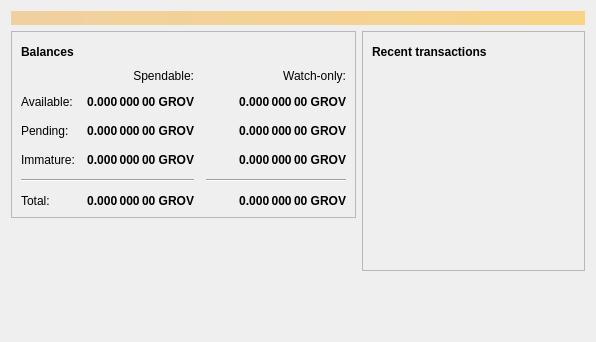
<?xml version="1.0" encoding="UTF-8"?>
<ui version="4.0">
 <class>OverviewPage</class>
 <widget class="QWidget" name="OverviewPage">
  <property name="geometry">
   <rect>
    <x>0</x>
    <y>0</y>
    <width>596</width>
    <height>342</height>
   </rect>
  </property>
  <property name="windowTitle">
   <string>Form</string>
  </property>
  <layout class="QVBoxLayout" name="topLayout">
   <item>
    <widget class="QLabel" name="labelAlerts">
     <property name="visible">
      <bool>false</bool>
     </property>
     <property name="styleSheet">
      <string notr="true">QLabel { background-color: qlineargradient(x1: 0, y1: 0, x2: 1, y2: 0, stop:0 #F0D0A0, stop:1 #F8D488); color:#000000; }</string>
     </property>
     <property name="wordWrap">
      <bool>true</bool>
     </property>
     <property name="margin">
      <number>3</number>
     </property>
     <property name="textInteractionFlags">
      <set>Qt::TextSelectableByMouse</set>
     </property>
    </widget>
   </item>
   <item>
    <layout class="QHBoxLayout" name="horizontalLayout" stretch="1,1">
     <item>
      <layout class="QVBoxLayout" name="verticalLayout_2">
       <item>
        <widget class="QFrame" name="frame">
         <property name="frameShape">
          <enum>QFrame::StyledPanel</enum>
         </property>
         <property name="frameShadow">
          <enum>QFrame::Raised</enum>
         </property>
         <layout class="QVBoxLayout" name="verticalLayout_4">
          <item>
           <layout class="QHBoxLayout" name="horizontalLayout_4">
            <item>
             <widget class="QLabel" name="label_5">
              <property name="font">
               <font>
                <weight>75</weight>
                <bold>true</bold>
               </font>
              </property>
              <property name="text">
               <string>Balances</string>
              </property>
             </widget>
            </item>
            <item>
             <widget class="QPushButton" name="labelWalletStatus">
              <property name="enabled">
               <bool>true</bool>
              </property>
              <property name="maximumSize">
               <size>
                <width>30</width>
                <height>16777215</height>
               </size>
              </property>
              <property name="toolTip">
               <string>The displayed information may be out of date. Your wallet automatically synchronizes with the grovcoin network after a connection is established, but this process has not completed yet.</string>
              </property>
              <property name="text">
               <string/>
              </property>
              <property name="icon">
               <iconset resource="../bitcoin.qrc">
                <normaloff>:/icons/warning</normaloff>
                <disabledoff>:/icons/warning</disabledoff>:/icons/warning</iconset>
              </property>
              <property name="iconSize">
               <size>
                <width>24</width>
                <height>24</height>
               </size>
              </property>
              <property name="flat">
               <bool>true</bool>
              </property>
             </widget>
            </item>
            <item>
             <spacer name="horizontalSpacer_3">
              <property name="orientation">
               <enum>Qt::Horizontal</enum>
              </property>
              <property name="sizeHint" stdset="0">
               <size>
                <width>40</width>
                <height>20</height>
               </size>
              </property>
             </spacer>
            </item>
           </layout>
          </item>
          <item>
           <layout class="QGridLayout" name="gridLayout">
            <property name="spacing">
             <number>12</number>
            </property>
            <item row="2" column="2">
             <widget class="QLabel" name="labelWatchPending">
              <property name="font">
               <font>
                <weight>75</weight>
                <bold>true</bold>
               </font>
              </property>
              <property name="cursor">
               <cursorShape>IBeamCursor</cursorShape>
              </property>
              <property name="toolTip">
               <string>Unconfirmed transactions to watch-only addresses</string>
              </property>
              <property name="text">
               <string notr="true">0.000 000 00 GROV</string>
              </property>
              <property name="alignment">
               <set>Qt::AlignRight|Qt::AlignTrailing|Qt::AlignVCenter</set>
              </property>
              <property name="textInteractionFlags">
               <set>Qt::LinksAccessibleByMouse|Qt::TextSelectableByKeyboard|Qt::TextSelectableByMouse</set>
              </property>
             </widget>
            </item>
            <item row="2" column="1">
             <widget class="QLabel" name="labelUnconfirmed">
              <property name="font">
               <font>
                <weight>75</weight>
                <bold>true</bold>
               </font>
              </property>
              <property name="cursor">
               <cursorShape>IBeamCursor</cursorShape>
              </property>
              <property name="toolTip">
               <string>Total of transactions that have yet to be confirmed, and do not yet count toward the spendable balance</string>
              </property>
              <property name="text">
               <string notr="true">0.000 000 00 GROV</string>
              </property>
              <property name="alignment">
               <set>Qt::AlignRight|Qt::AlignTrailing|Qt::AlignVCenter</set>
              </property>
              <property name="textInteractionFlags">
               <set>Qt::LinksAccessibleByMouse|Qt::TextSelectableByKeyboard|Qt::TextSelectableByMouse</set>
              </property>
             </widget>
            </item>
            <item row="3" column="2">
             <widget class="QLabel" name="labelWatchImmature">
              <property name="font">
               <font>
                <weight>75</weight>
                <bold>true</bold>
               </font>
              </property>
              <property name="cursor">
               <cursorShape>IBeamCursor</cursorShape>
              </property>
              <property name="toolTip">
               <string>Mined balance in watch-only addresses that has not yet matured</string>
              </property>
              <property name="text">
               <string notr="true">0.000 000 00 GROV</string>
              </property>
              <property name="alignment">
               <set>Qt::AlignRight|Qt::AlignTrailing|Qt::AlignVCenter</set>
              </property>
              <property name="textInteractionFlags">
               <set>Qt::LinksAccessibleByMouse|Qt::TextSelectableByKeyboard|Qt::TextSelectableByMouse</set>
              </property>
             </widget>
            </item>
            <item row="4" column="0" colspan="2">
             <widget class="Line" name="line">
              <property name="orientation">
               <enum>Qt::Horizontal</enum>
              </property>
             </widget>
            </item>
            <item row="4" column="2">
             <widget class="Line" name="lineWatchBalance">
              <property name="sizePolicy">
               <sizepolicy hsizetype="Preferred" vsizetype="Fixed">
                <horstretch>0</horstretch>
                <verstretch>0</verstretch>
               </sizepolicy>
              </property>
              <property name="minimumSize">
               <size>
                <width>140</width>
                <height>0</height>
               </size>
              </property>
              <property name="orientation">
               <enum>Qt::Horizontal</enum>
              </property>
             </widget>
            </item>
            <item row="5" column="0">
             <widget class="QLabel" name="labelTotalText">
              <property name="text">
               <string>Total:</string>
              </property>
             </widget>
            </item>
            <item row="3" column="1">
             <widget class="QLabel" name="labelImmature">
              <property name="font">
               <font>
                <weight>75</weight>
                <bold>true</bold>
               </font>
              </property>
              <property name="cursor">
               <cursorShape>IBeamCursor</cursorShape>
              </property>
              <property name="toolTip">
               <string>Mined balance that has not yet matured</string>
              </property>
              <property name="text">
               <string notr="true">0.000 000 00 GROV</string>
              </property>
              <property name="alignment">
               <set>Qt::AlignRight|Qt::AlignTrailing|Qt::AlignVCenter</set>
              </property>
              <property name="textInteractionFlags">
               <set>Qt::LinksAccessibleByMouse|Qt::TextSelectableByKeyboard|Qt::TextSelectableByMouse</set>
              </property>
             </widget>
            </item>
            <item row="2" column="3">
             <spacer name="horizontalSpacer_2">
              <property name="orientation">
               <enum>Qt::Horizontal</enum>
              </property>
              <property name="sizeHint" stdset="0">
               <size>
                <width>40</width>
                <height>20</height>
               </size>
              </property>
             </spacer>
            </item>
            <item row="3" column="0">
             <widget class="QLabel" name="labelImmatureText">
              <property name="text">
               <string>Immature:</string>
              </property>
             </widget>
            </item>
            <item row="5" column="1">
             <widget class="QLabel" name="labelTotal">
              <property name="font">
               <font>
                <weight>75</weight>
                <bold>true</bold>
               </font>
              </property>
              <property name="cursor">
               <cursorShape>IBeamCursor</cursorShape>
              </property>
              <property name="toolTip">
               <string>Your current total balance</string>
              </property>
              <property name="text">
               <string notr="true">0.000 000 00 GROV</string>
              </property>
              <property name="alignment">
               <set>Qt::AlignRight|Qt::AlignTrailing|Qt::AlignVCenter</set>
              </property>
              <property name="textInteractionFlags">
               <set>Qt::LinksAccessibleByMouse|Qt::TextSelectableByKeyboard|Qt::TextSelectableByMouse</set>
              </property>
             </widget>
            </item>
            <item row="5" column="2">
             <widget class="QLabel" name="labelWatchTotal">
              <property name="font">
               <font>
                <weight>75</weight>
                <bold>true</bold>
               </font>
              </property>
              <property name="cursor">
               <cursorShape>IBeamCursor</cursorShape>
              </property>
              <property name="toolTip">
               <string>Current total balance in watch-only addresses</string>
              </property>
              <property name="text">
               <string notr="true">0.000 000 00 GROV</string>
              </property>
              <property name="alignment">
               <set>Qt::AlignRight|Qt::AlignTrailing|Qt::AlignVCenter</set>
              </property>
              <property name="textInteractionFlags">
               <set>Qt::LinksAccessibleByMouse|Qt::TextSelectableByKeyboard|Qt::TextSelectableByMouse</set>
              </property>
             </widget>
            </item>
            <item row="0" column="2">
             <widget class="QLabel" name="labelWatchonly">
              <property name="text">
               <string>Watch-only:</string>
              </property>
              <property name="alignment">
               <set>Qt::AlignRight|Qt::AlignTrailing|Qt::AlignVCenter</set>
              </property>
             </widget>
            </item>
            <item row="1" column="0">
             <widget class="QLabel" name="labelBalanceText">
              <property name="text">
               <string>Available:</string>
              </property>
             </widget>
            </item>
            <item row="1" column="1">
             <widget class="QLabel" name="labelBalance">
              <property name="font">
               <font>
                <weight>75</weight>
                <bold>true</bold>
               </font>
              </property>
              <property name="cursor">
               <cursorShape>IBeamCursor</cursorShape>
              </property>
              <property name="toolTip">
               <string>Your current spendable balance</string>
              </property>
              <property name="text">
               <string notr="true">0.000 000 00 GROV</string>
              </property>
              <property name="alignment">
               <set>Qt::AlignRight|Qt::AlignTrailing|Qt::AlignVCenter</set>
              </property>
              <property name="textInteractionFlags">
               <set>Qt::LinksAccessibleByMouse|Qt::TextSelectableByKeyboard|Qt::TextSelectableByMouse</set>
              </property>
             </widget>
            </item>
            <item row="1" column="2">
             <widget class="QLabel" name="labelWatchAvailable">
              <property name="font">
               <font>
                <weight>75</weight>
                <bold>true</bold>
               </font>
              </property>
              <property name="cursor">
               <cursorShape>IBeamCursor</cursorShape>
              </property>
              <property name="toolTip">
               <string>Your current balance in watch-only addresses</string>
              </property>
              <property name="text">
               <string notr="true">0.000 000 00 GROV</string>
              </property>
              <property name="alignment">
               <set>Qt::AlignRight|Qt::AlignTrailing|Qt::AlignVCenter</set>
              </property>
              <property name="textInteractionFlags">
               <set>Qt::LinksAccessibleByMouse|Qt::TextSelectableByKeyboard|Qt::TextSelectableByMouse</set>
              </property>
             </widget>
            </item>
            <item row="2" column="0">
             <widget class="QLabel" name="labelPendingText">
              <property name="text">
               <string>Pending:</string>
              </property>
             </widget>
            </item>
            <item row="0" column="1">
             <widget class="QLabel" name="labelSpendable">
              <property name="text">
               <string>Spendable:</string>
              </property>
              <property name="alignment">
               <set>Qt::AlignRight|Qt::AlignTrailing|Qt::AlignVCenter</set>
              </property>
             </widget>
            </item>
           </layout>
          </item>
         </layout>
        </widget>
       </item>
       <item>
        <spacer name="verticalSpacer">
         <property name="orientation">
          <enum>Qt::Vertical</enum>
         </property>
         <property name="sizeHint" stdset="0">
          <size>
           <width>20</width>
           <height>40</height>
          </size>
         </property>
        </spacer>
       </item>
      </layout>
     </item>
     <item>
      <layout class="QVBoxLayout" name="verticalLayout_3">
       <item>
        <widget class="QFrame" name="frame_2">
         <property name="frameShape">
          <enum>QFrame::StyledPanel</enum>
         </property>
         <property name="frameShadow">
          <enum>QFrame::Raised</enum>
         </property>
         <layout class="QVBoxLayout" name="verticalLayout">
          <item>
           <layout class="QHBoxLayout" name="horizontalLayout_2">
            <item>
             <widget class="QLabel" name="label_4">
              <property name="font">
               <font>
                <weight>75</weight>
                <bold>true</bold>
               </font>
              </property>
              <property name="text">
               <string>Recent transactions</string>
              </property>
             </widget>
            </item>
            <item>
             <widget class="QPushButton" name="labelTransactionsStatus">
              <property name="enabled">
               <bool>true</bool>
              </property>
              <property name="maximumSize">
               <size>
                <width>30</width>
                <height>16777215</height>
               </size>
              </property>
              <property name="toolTip">
               <string>The displayed information may be out of date. Your wallet automatically synchronizes with the grovcoin network after a connection is established, but this process has not completed yet.</string>
              </property>
              <property name="text">
               <string/>
              </property>
              <property name="icon">
               <iconset resource="../bitcoin.qrc">
                <normaloff>:/icons/warning</normaloff>
                <disabledoff>:/icons/warning</disabledoff>:/icons/warning</iconset>
              </property>
              <property name="iconSize">
               <size>
                <width>24</width>
                <height>24</height>
               </size>
              </property>
              <property name="flat">
               <bool>true</bool>
              </property>
             </widget>
            </item>
            <item>
             <spacer name="horizontalSpacer">
              <property name="orientation">
               <enum>Qt::Horizontal</enum>
              </property>
              <property name="sizeHint" stdset="0">
               <size>
                <width>40</width>
                <height>20</height>
               </size>
              </property>
             </spacer>
            </item>
           </layout>
          </item>
          <item>
           <widget class="QListView" name="listTransactions">
            <property name="styleSheet">
             <string notr="true">QListView { background: transparent; }</string>
            </property>
            <property name="frameShape">
             <enum>QFrame::NoFrame</enum>
            </property>
            <property name="verticalScrollBarPolicy">
             <enum>Qt::ScrollBarAlwaysOff</enum>
            </property>
            <property name="horizontalScrollBarPolicy">
             <enum>Qt::ScrollBarAlwaysOff</enum>
            </property>
            <property name="selectionMode">
             <enum>QAbstractItemView::NoSelection</enum>
            </property>
           </widget>
          </item>
         </layout>
        </widget>
       </item>
       <item>
        <spacer name="verticalSpacer_2">
         <property name="orientation">
          <enum>Qt::Vertical</enum>
         </property>
         <property name="sizeHint" stdset="0">
          <size>
           <width>20</width>
           <height>40</height>
          </size>
         </property>
        </spacer>
       </item>
      </layout>
     </item>
    </layout>
   </item>
  </layout>
 </widget>
 <resources/>
 <connections/>
</ui>
